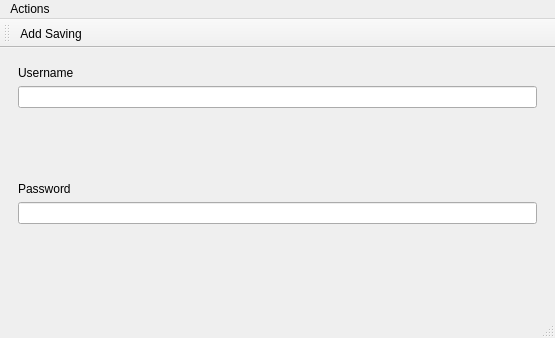
<?xml version="1.0" encoding="UTF-8"?>
<ui version="4.0">
 <class>MainWindow</class>
 <widget class="QMainWindow" name="MainWindow">
  <property name="geometry">
   <rect>
    <x>0</x>
    <y>0</y>
    <width>555</width>
    <height>338</height>
   </rect>
  </property>
  <property name="windowTitle">
   <string>MainWindow</string>
  </property>
  <widget class="QWidget" name="centralwidget">
   <layout class="QGridLayout" name="gridLayout">
    <item row="0" column="0">
     <layout class="QVBoxLayout" name="verticalLayout">
      <item>
       <widget class="QStackedWidget" name="stackedWidget">
        <property name="currentIndex">
         <number>0</number>
        </property>
        <widget class="QWidget" name="page">
         <layout class="QVBoxLayout" name="verticalLayout_2">
          <item>
           <widget class="QLabel" name="label">
            <property name="text">
             <string>Username</string>
            </property>
           </widget>
          </item>
          <item>
           <widget class="QLineEdit" name="lineUsername"/>
          </item>
          <item>
           <spacer name="verticalSpacer_2">
            <property name="orientation">
             <enum>Qt::Orientation::Vertical</enum>
            </property>
            <property name="sizeHint" stdset="0">
             <size>
              <width>20</width>
              <height>40</height>
             </size>
            </property>
           </spacer>
          </item>
          <item>
           <widget class="QLabel" name="label_2">
            <property name="text">
             <string>Password</string>
            </property>
           </widget>
          </item>
          <item>
           <widget class="QLineEdit" name="linePassword"/>
          </item>
          <item>
           <spacer name="verticalSpacer">
            <property name="orientation">
             <enum>Qt::Orientation::Vertical</enum>
            </property>
            <property name="sizeHint" stdset="0">
             <size>
              <width>20</width>
              <height>40</height>
             </size>
            </property>
           </spacer>
          </item>
          <item>
           <widget class="QDialogButtonBox" name="buttonBox">
            <property name="standardButtons">
             <set>QDialogButtonBox::StandardButton::NoButton</set>
            </property>
           </widget>
          </item>
         </layout>
        </widget>
        <widget class="QWidget" name="page_2">
         <layout class="QVBoxLayout" name="verticalLayout_4">
          <item>
           <widget class="QLabel" name="label_6">
            <property name="text">
             <string>Savings:</string>
            </property>
           </widget>
          </item>
          <item>
           <widget class="QTableView" name="tableView"/>
          </item>
         </layout>
        </widget>
        <widget class="QWidget" name="page_3">
         <layout class="QGridLayout" name="gridLayout_2">
          <item row="0" column="0">
           <layout class="QVBoxLayout" name="verticalLayout_3">
            <item>
             <widget class="QLabel" name="label_3">
              <property name="text">
               <string>Username</string>
              </property>
             </widget>
            </item>
            <item>
             <widget class="QLineEdit" name="lineEdit_suUsername"/>
            </item>
            <item>
             <spacer name="verticalSpacer_3">
              <property name="orientation">
               <enum>Qt::Orientation::Vertical</enum>
              </property>
              <property name="sizeHint" stdset="0">
               <size>
                <width>20</width>
                <height>40</height>
               </size>
              </property>
             </spacer>
            </item>
            <item>
             <widget class="QLabel" name="label_4">
              <property name="text">
               <string>password</string>
              </property>
             </widget>
            </item>
            <item>
             <widget class="QLineEdit" name="lineEdit_suPass"/>
            </item>
            <item>
             <spacer name="verticalSpacer_4">
              <property name="orientation">
               <enum>Qt::Orientation::Vertical</enum>
              </property>
              <property name="sizeHint" stdset="0">
               <size>
                <width>20</width>
                <height>40</height>
               </size>
              </property>
             </spacer>
            </item>
            <item>
             <widget class="QLabel" name="label_5">
              <property name="text">
               <string>verify</string>
              </property>
             </widget>
            </item>
            <item>
             <widget class="QLineEdit" name="lineEdit_suPassVerify"/>
            </item>
            <item>
             <layout class="QHBoxLayout" name="horizontalLayout">
              <item>
               <spacer name="horizontalSpacer">
                <property name="orientation">
                 <enum>Qt::Orientation::Horizontal</enum>
                </property>
                <property name="sizeHint" stdset="0">
                 <size>
                  <width>40</width>
                  <height>20</height>
                 </size>
                </property>
               </spacer>
              </item>
              <item>
               <widget class="QPushButton" name="btnSignUp">
                <property name="text">
                 <string>Sign up</string>
                </property>
               </widget>
              </item>
             </layout>
            </item>
           </layout>
          </item>
         </layout>
        </widget>
       </widget>
      </item>
     </layout>
    </item>
   </layout>
  </widget>
  <widget class="QMenuBar" name="menubar">
   <property name="geometry">
    <rect>
     <x>0</x>
     <y>0</y>
     <width>555</width>
     <height>22</height>
    </rect>
   </property>
   <widget class="QMenu" name="menuActions">
    <property name="title">
     <string>Actions</string>
    </property>
    <addaction name="actionAdd_Saving"/>
   </widget>
   <addaction name="menuActions"/>
  </widget>
  <widget class="QStatusBar" name="statusbar"/>
  <widget class="QToolBar" name="toolBar">
   <property name="windowTitle">
    <string>toolBar</string>
   </property>
   <attribute name="toolBarArea">
    <enum>TopToolBarArea</enum>
   </attribute>
   <attribute name="toolBarBreak">
    <bool>false</bool>
   </attribute>
   <addaction name="actionAdd_Saving"/>
  </widget>
  <action name="actionAdd_Saving">
   <property name="icon">
    <iconset theme="list-add"/>
   </property>
   <property name="text">
    <string>Add Saving</string>
   </property>
   <property name="menuRole">
    <enum>QAction::MenuRole::NoRole</enum>
   </property>
  </action>
 </widget>
 <resources/>
 <connections/>
</ui>
